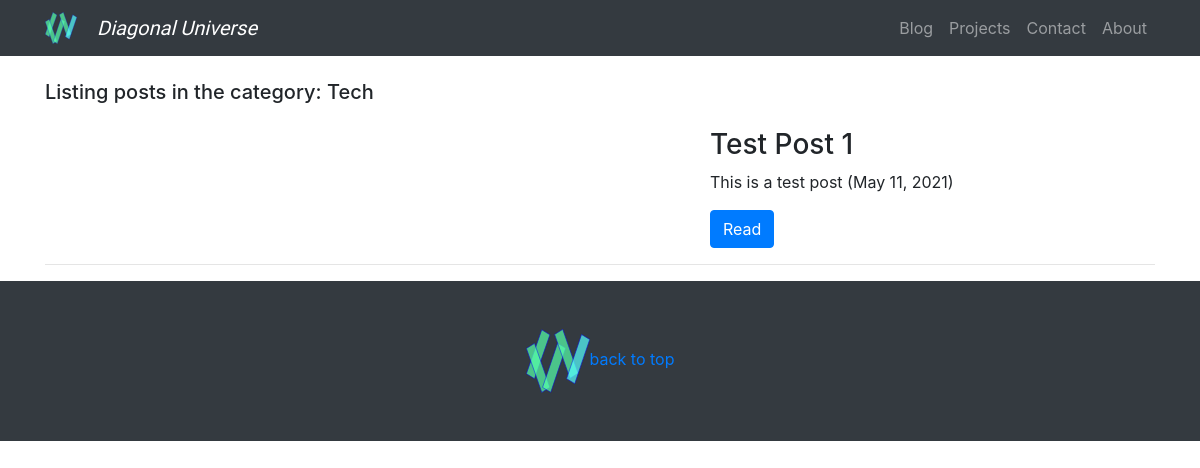
The app's page /post_list/Tech/ with its own data.
### post/models.py (models this page shows)
class Post(models.Model):
    TECH = 'Tech'
    TUTORIALS = 'Tutorials'
    PROJECTS = 'Projects'
    COMPUTING = 'Computing'
    CULTURE = 'Culture'
    CATEGORYS = (
        (TECH, 'Tech'),
        (TUTORIALS, 'Tutorials'),
        (PROJECTS, 'Projects'),
        (COMPUTING, 'Computing'),
        (CULTURE, 'Culture'),
    )
    title = models.CharField(max_length=100)
    slug = models.SlugField(max_length=100, default="None")
    topImage = models.CharField(max_length=100, default="No image")
    subtitle = models.TextField(max_length=300, default="No subtitle")
    category = models.CharField(max_length=20, choices=CATEGORYS, default=TECH)
    date = models.DateField(default=datetime.now)
    text1 = models.TextField(max_length=7000, default="No text")
    text2 = models.TextField(max_length=7000, default="No text")
    video = models.CharField(max_length=100, default="No video for this post")

### post/views.py (the view)
# urls.py: path("post_list/<cat>/", views.post_list, name="post_list"),
def post_list(request, cat):
    if cat == 'Projects':
        title = "Some of the projects I have worked on..."
    else:
        title = "Listing posts in the category: " + cat
    if cat == 'all_new_to_old':
        postList = Post.objects.all().order_by('-date')
        title = "All posts, newest first..."
    elif cat == 'all_old_to_new':
        postList = Post.objects.all().order_by('date')
        title = "All posts, oldest first..."
    else:
        postList = Post.objects.filter(category = cat)
    return render(request, "post/post_list.html", {'postList': postList, 'title': title})

### post/templates/post/post_list.html (shortened to what this page needs)
{% extends 'base.html' %}
{% block post_list %}
<div class="container">
    <h5 class="my-4">{{ title }}</h5>
    {% for post in postList %}
    <div class="row">
        <div class="col-md-7">
        </div>
        <div class="col-md-5">
            <h3>{{ post.title }}</h3>
            <p>{{ post.subtitle }} ({{ post.date }})</p>
            <a class="btn btn-primary" href="{% url 'view_post' slug=post.slug %}">Read</a>
        </div>
    </div>
    <hr>
    {% endfor %}
</div>
{% endblock %}

### staticfiles/css/blog-post.css (style rules this page uses)
body { padding-top: 56px; }

### records on screen
Post: title "Test Post 1", subtitle "This is a test post", date "May 11, 2021"

### other values on screen
{{ title }} "Listing posts in the category: Tech"
